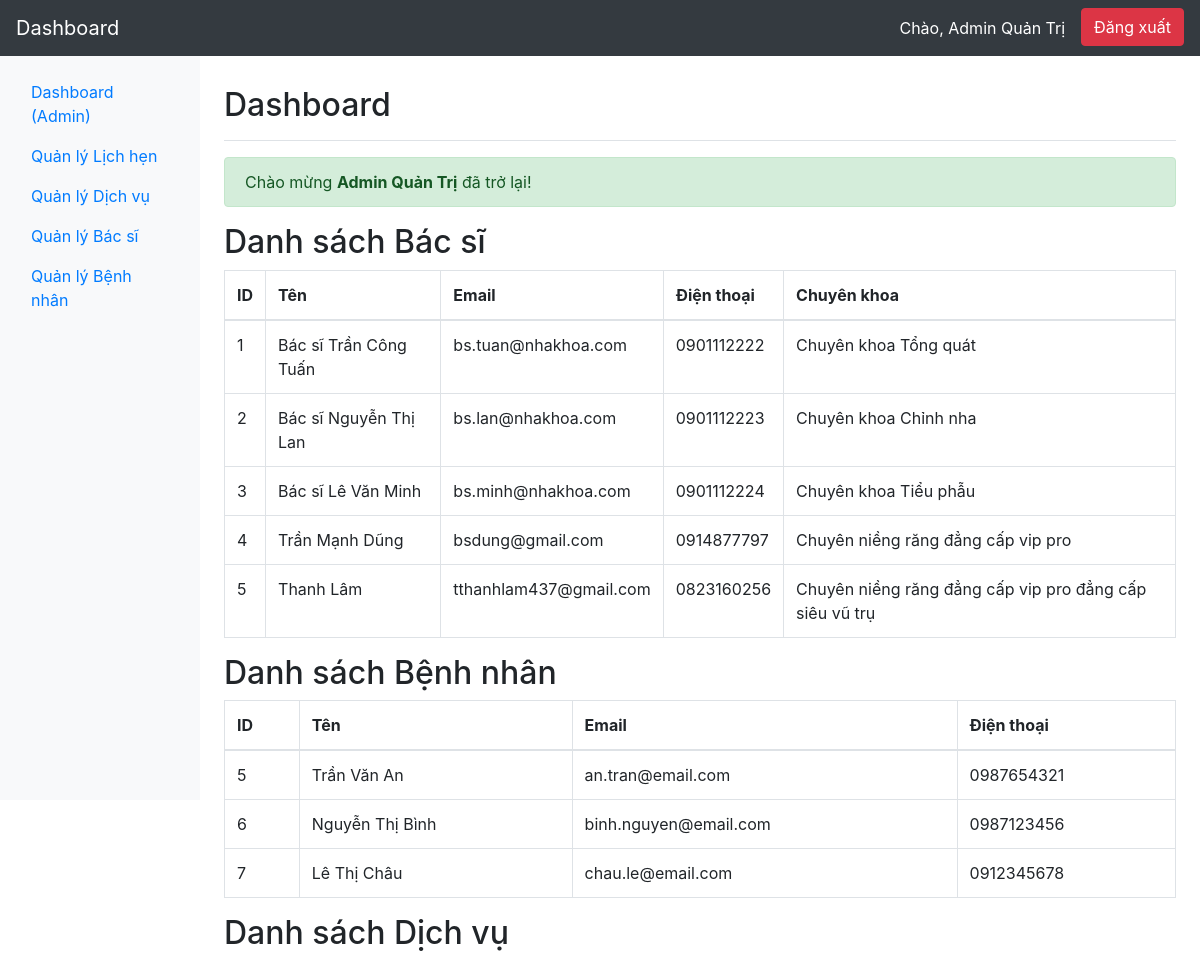
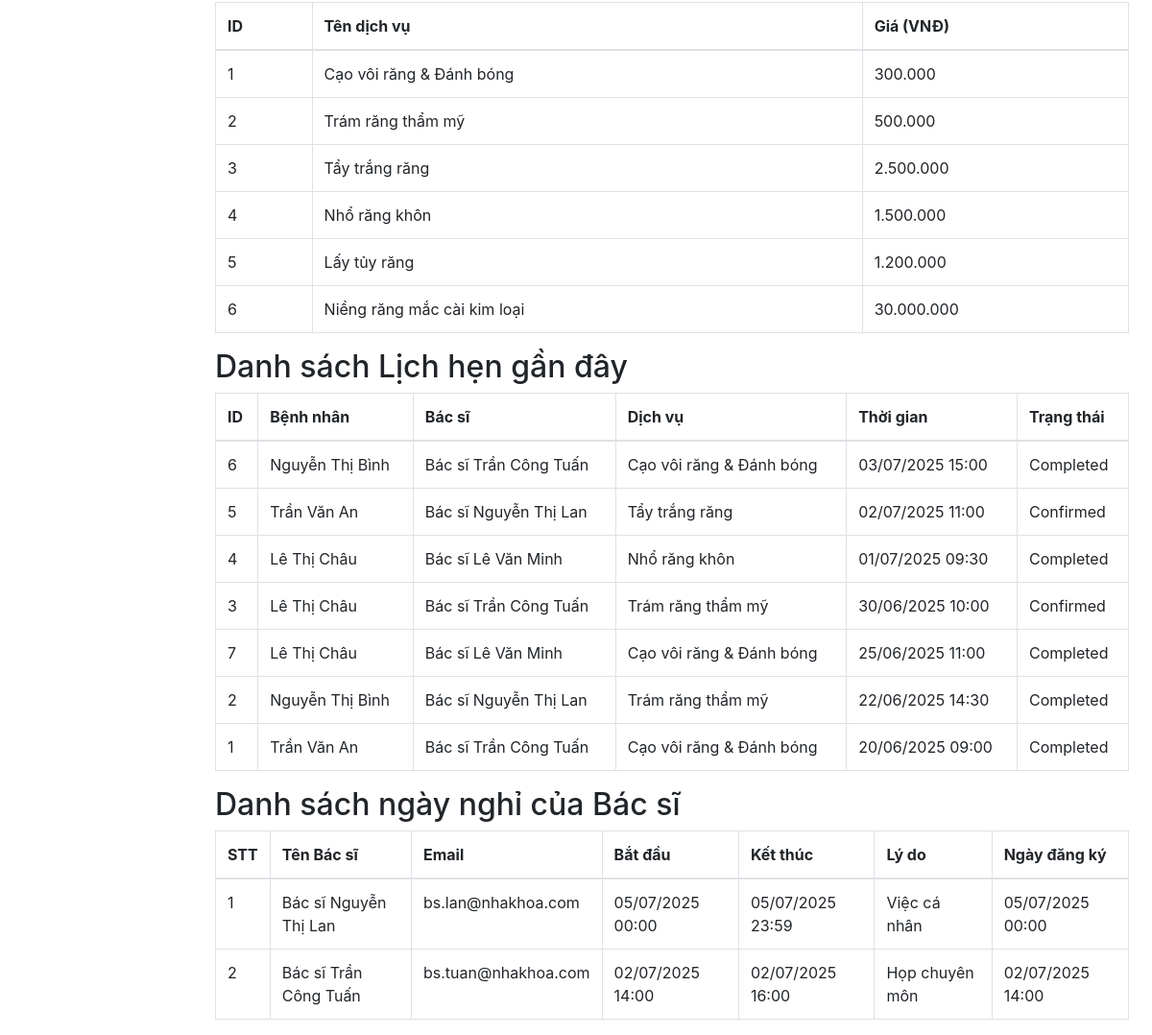
/admin/index.php (signed in), run on the app's committed database (2 pictures, top to bottom).
### tables this page shows
CREATE TABLE `doctors` (
  `id` bigint(20) UNSIGNED NOT NULL,
  `user_id` bigint(20) UNSIGNED NOT NULL,
  `specialty` varchar(255) DEFAULT NULL,
  `bio` text DEFAULT NULL,
  `avatar` varchar(255) DEFAULT NULL,
  `created_at` timestamp NULL DEFAULT current_timestamp(),
  `updated_at` timestamp NULL DEFAULT current_timestamp() ON UPDATE current_timestamp()
);

CREATE TABLE `users` (
  `id` bigint(20) UNSIGNED NOT NULL,
  `name` varchar(255) NOT NULL,
  `email` varchar(255) NOT NULL,
  `password` varchar(255) NOT NULL,
  `phone` varchar(20) DEFAULT NULL,
  `role` enum('patient','doctor','admin') NOT NULL DEFAULT 'patient',
  `created_at` timestamp NULL DEFAULT current_timestamp(),
  `updated_at` timestamp NULL DEFAULT current_timestamp() ON UPDATE current_timestamp()
);

CREATE TABLE `services` (
  `id` bigint(20) UNSIGNED NOT NULL,
  `name` varchar(255) NOT NULL,
  `description` text DEFAULT NULL,
  `duration_minutes` int(11) NOT NULL,
  `price` decimal(12,2) NOT NULL,
  `created_at` timestamp NULL DEFAULT current_timestamp(),
  `updated_at` timestamp NULL DEFAULT current_timestamp() ON UPDATE current_timestamp()
);

CREATE TABLE `appointments` (
  `id` bigint(20) UNSIGNED NOT NULL,
  `patient_id` bigint(20) UNSIGNED DEFAULT NULL,
  `doctor_id` bigint(20) UNSIGNED DEFAULT NULL,
  `service_id` bigint(20) UNSIGNED DEFAULT NULL,
  `appointment_time` datetime NOT NULL,
  `status` enum('pending','confirmed','cancelled','completed') NOT NULL DEFAULT 'pending',
  `notes` text DEFAULT NULL,
  `created_at` timestamp NULL DEFAULT current_timestamp(),
  `updated_at` timestamp NULL DEFAULT current_timestamp() ON UPDATE current_timestamp()
);

CREATE TABLE `time_offs` (
  `id` bigint(20) UNSIGNED NOT NULL,
  `doctor_id` bigint(20) UNSIGNED NOT NULL,
  `start_time` datetime NOT NULL,
  `end_time` datetime NOT NULL,
  `reason` varchar(255) DEFAULT NULL
);

### admin/index.php (the view, shortened to what this page needs)
<?php
require 'includes/header.php';
require 'includes/sidebar.php';
?>
<main role="main" class="col-md-9 ml-sm-auto col-lg-10 px-md-4 main-content">
    <div class="d-flex justify-content-between flex-wrap flex-md-nowrap align-items-center pt-3 pb-2 mb-3 border-bottom">
        <h1 class="h2">Dashboard</h1>
    </div>
    <div class="alert alert-success">
        Chào mừng <strong><?php echo $_SESSION['user_name']; ?></strong> đã trở lại!
    </div>
    <?php
    require_once '../includes/db.php';
    $doctors = mysqli_query($conn, "
        SELECT d.id, u.name, u.email, u.phone, d.specialty
        FROM doctors d
        JOIN users u ON d.user_id = u.id
    ");
    $patients = mysqli_query($conn, "
        SELECT id, name, email, phone
        FROM users
        WHERE role = 'patient'
    ");
    $services = mysqli_query($conn, "
        SELECT id, name, price
        FROM services
    ");
    $appointments = mysqli_query($conn, "
        SELECT a.id, u1.name AS patient_name, u2.name AS doctor_name, s.name AS service_name, a.appointment_time, a.status
        FROM appointments a
        LEFT JOIN users u1 ON a.patient_id = u1.id
        LEFT JOIN doctors d ON a.doctor_id = d.id
        LEFT JOIN users u2 ON d.user_id = u2.id
        LEFT JOIN services s ON a.service_id = s.id
        ORDER BY a.appointment_time DESC
        LIMIT 10
    ");
    $doctor_offs = mysqli_query($conn, "
    SELECT t.id, d.id as doctor_id, u.name as doctor_name, u.email as doctor_email, t.start_time, t.end_time, t.reason
    FROM time_offs t
    JOIN doctors d ON t.doctor_id = d.id
    JOIN users u ON d.user_id = u.id
    ORDER BY t.start_time DESC
");
    ?>
    <h2>Danh sách Bác sĩ</h2>
    <table class="table table-bordered table-hover">
        <thead>
            <tr>
                <th>ID</th><th>Tên</th><th>Email</th><th>Điện thoại</th><th>Chuyên khoa</th>
            </tr>
        </thead>
        <tbody>
        <?php while ($row = mysqli_fetch_assoc($doctors)): ?>
            <tr>
                <td><?= $row['id'] ?></td>
                <td><?= $row['name'] ?></td>
                <td><?= $row['email'] ?></td>
                <td><?= $row['phone'] ?></td>
                <td><?= $row['specialty'] ?></td>
            </tr>
        <?php endwhile; ?>
        </tbody>
    </table>
    <h2>Danh sách Bệnh nhân</h2>
    <table class="table table-bordered table-hover">
        <thead>
            <tr>
                <th>ID</th><th>Tên</th><th>Email</th><th>Điện thoại</th>
            </tr>
        </thead>
        <tbody>
        <?php while ($row = mysqli_fetch_assoc($patients)): ?>
            <tr>
                <td><?= $row['id'] ?></td>
                <td><?= $row['name'] ?></td>
                <td><?= $row['email'] ?></td>
                <td><?= $row['phone'] ?></td>
            </tr>
        <?php endwhile; ?>
        </tbody>
    </table>
    <h2>Danh sách Dịch vụ</h2>
    <table class="table table-bordered table-hover">
        <thead>
            <tr>
                <th>ID</th><th>Tên dịch vụ</th><th>Giá (VNĐ)</th>
            </tr>
        </thead>
        <tbody>
        <?php while ($row = mysqli_fetch_assoc($services)): ?>
            <tr>
                <td><?= $row['id'] ?></td>
                <td><?= $row['name'] ?></td>
                <td><?= number_format($row['price'], 0, ',', '.') ?></td>
            </tr>
        <?php endwhile; ?>
        </tbody>
    </table>
    <h2>Danh sách Lịch hẹn gần đây</h2>
    <table class="table table-bordered table-hover">
        <thead>
            <tr>
                <th>ID</th><th>Bệnh nhân</th><th>Bác sĩ</th><th>Dịch vụ</th><th>Thời gian</th><th>Trạng thái</th>
            </tr>
        </thead>
        <tbody>
        <?php while ($row = mysqli_fetch_assoc($appointments)): ?>
            <tr>
                <td><?= $row['id'] ?></td>
                <td><?= $row['patient_name'] ?></td>
                <td><?= $row['doctor_name'] ?></td>
                <td><?= $row['service_name'] ?></td>
                <td><?= date('d/m/Y H:i', strtotime($row['appointment_time'])) ?></td>
                <td><?= ucfirst($row['status']) ?></td>
            </tr>
        <?php endwhile; ?>
        </tbody>
    </table>
    <h2>Danh sách ngày nghỉ của Bác sĩ</h2>
    <?php
    if (mysqli_num_rows($doctor_offs) > 0): ?>
    <div class="table-responsive">
        <table class="table table-bordered table-hover">
            <thead>
                <tr>
                    <th>STT</th>
                    <th>Tên Bác sĩ</th>
                    <th>Email</th>
                    <th>Bắt đầu</th>
                    <th>Kết thúc</th>
                    <th>Lý do</th>
                    <th>Ngày đăng ký</th>
                </tr>
            </thead>
            <tbody>
                <?php
                $i = 1;
                while ($row = mysqli_fetch_assoc($doctor_offs)): ?>
                <tr>
                    <td><?= $i++ ?></td>
                    <td><?= htmlspecialchars($row['doctor_name']) ?></td>
                    <td><?= htmlspecialchars($row['doctor_email']) ?></td>
                    <td><?= date("d/m/Y H:i", strtotime($row['start_time'])) ?></td>
                    <td><?= date("d/m/Y H:i", strtotime($row['end_time'])) ?></td>
                    <td><?= htmlspecialchars($row['reason']) ?></td>
                    <td><?= date("d/m/Y H:i", strtotime($row['start_time'])) ?></td>
                </tr>
                <?php endwhile; ?>
            </tbody>
        </table>
    </div>
    <?php else: ?>
        <div class="alert alert-info">Hiện chưa có bác sĩ nào đăng ký ngày nghỉ.</div>
    <?php endif; ?>
</main>

### admin/includes/header.php (style rules this page uses)
.main-content { margin-left: 220px; padding-top: 70px; }

### data on the page
doctors: id "1", user.name "Bác sĩ Trần Công Tuấn", user.email "bs.tuan@nhakhoa.com", user.phone "0901112222", specialty "Chuyên khoa Tổng quát"
doctors: id "2", user.name "Bác sĩ Nguyễn Thị Lan", user.email "bs.lan@nhakhoa.com", user.phone "0901112223", specialty "Chuyên khoa Chỉnh nha"
doctors: id "3", user.name "Bác sĩ Lê Văn Minh", user.email "bs.minh@nhakhoa.com", user.phone "0901112224", specialty "Chuyên khoa Tiểu phẫu"
doctors: id "4", user.name "Trần Mạnh Dũng", user.email "bsdung@gmail.com", user.phone "0914877797", specialty "Chuyên niềng răng đẳng cấp vip pro"
doctors: id "5", user.name "Thanh Lâm", user.email "tthanhlam437@gmail.com", user.phone "0823160256", specialty "Chuyên niềng răng đẳng cấp vip pro đẳng cấp siêu vũ trụ"
users: id "5", name "Trần Văn An", email "an.tran@email.com", phone "0987654321"
users: id "6", name "Nguyễn Thị Bình", email "binh.nguyen@email.com", phone "0987123456"
users: id "7", name "Lê Thị Châu", email "chau.le@email.com", phone "0912345678"
services: id "1", name "Cạo vôi răng & Đánh bóng", price "300.000"
services: id "2", name "Trám răng thẩm mỹ", price "500.000"
services: id "3", name "Tẩy trắng răng", price "2.500.000"
services: id "4", name "Nhổ răng khôn", price "1.500.000"
services: id "5", name "Lấy tủy răng", price "1.200.000"
services: id "6", name "Niềng răng mắc cài kim loại", price "30.000.000"
appointments: id "6", patient.name "Nguyễn Thị Bình", users.name "Bác sĩ Trần Công Tuấn", service.name "Cạo vôi răng & Đánh bóng", appointment_time "03/07/2025 15:00", status "Completed"
appointments: id "5", patient.name "Trần Văn An", users.name "Bác sĩ Nguyễn Thị Lan", service.name "Tẩy trắng răng", appointment_time "02/07/2025 11:00", status "Confirmed"
appointments: id "4", patient.name "Lê Thị Châu", users.name "Bác sĩ Lê Văn Minh", service.name "Nhổ răng khôn", appointment_time "01/07/2025 09:30", status "Completed"
appointments: id "3", patient.name "Lê Thị Châu", users.name "Bác sĩ Trần Công Tuấn", service.name "Trám răng thẩm mỹ", appointment_time "30/06/2025 10:00", status "Confirmed"
appointments: id "7", patient.name "Lê Thị Châu", users.name "Bác sĩ Lê Văn Minh", service.name "Cạo vôi răng & Đánh bóng", appointment_time "25/06/2025 11:00", status "Completed"
appointments: id "2", patient.name "Nguyễn Thị Bình", users.name "Bác sĩ Nguyễn Thị Lan", service.name "Trám răng thẩm mỹ", appointment_time "22/06/2025 14:30", status "Completed"
appointments: id "1", patient.name "Trần Văn An", users.name "Bác sĩ Trần Công Tuấn", service.name "Cạo vôi răng & Đánh bóng", appointment_time "20/06/2025 09:00", status "Completed"
time_offs: users.name "Bác sĩ Nguyễn Thị Lan", users.email "bs.lan@nhakhoa.com", start_time "05/07/2025 00:00", end_time "05/07/2025 23:59", reason "Việc cá nhân"
time_offs: users.name "Bác sĩ Trần Công Tuấn", users.email "bs.tuan@nhakhoa.com", start_time "02/07/2025 14:00", end_time "02/07/2025 16:00", reason "Họp chuyên môn"

### other printed values
$user_name "Admin Quản Trị"
$_SESSION['user_name'] "Admin Quản Trị"
